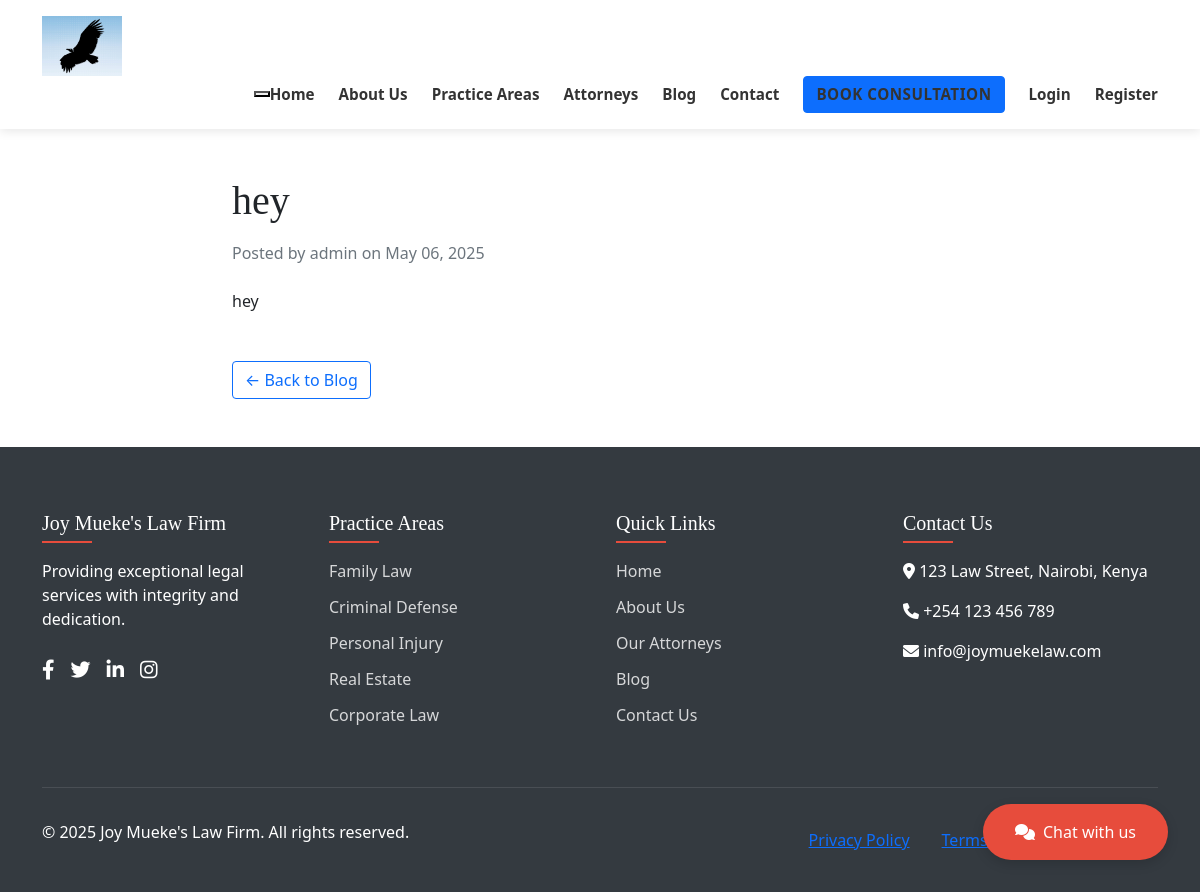
/blog/hey, run on the app's committed database.
### app/models.py (models this page shows, shortened)
class BlogPost(db.Model):
    id = db.Column(db.Integer, primary_key=True)
    title = db.Column(db.String(200), nullable=False)
    slug = db.Column(db.String(200), unique=True)
    content = db.Column(db.Text, nullable=False)
    image = db.Column(db.String(200))
    author_id = db.Column(db.Integer, db.ForeignKey('user.id'), nullable=False)
    created_at = db.Column(db.DateTime, default=datetime.utcnow)
    updated_at = db.Column(db.DateTime, default=datetime.utcnow, onupdate=datetime.utcnow)
    published = db.Column(db.Boolean, default=True)

class User(db.Model, UserMixin):
    id = db.Column(db.Integer, primary_key=True)
    username = db.Column(db.String(64), unique=True, nullable=False)
    email = db.Column(db.String(120), unique=True, nullable=False)
    password_hash = db.Column(db.String(128))
    role = db.Column(db.String(20), default='client')  # client, attorney, admin
    is_admin = db.Column(db.Boolean, default=False)
    created_at = db.Column(db.DateTime, default=datetime.utcnow)
    client = db.relationship('Client', backref='user', uselist=False, cascade="all, delete-orphan")
    attorney = db.relationship('Attorney', backref='user', uselist=False, cascade="all, delete-orphan")
    documents = db.relationship('Document', backref='uploader', lazy='dynamic',
                               foreign_keys='Document.uploaded_by')
    blog_posts = db.relationship('BlogPost', backref='author', lazy='dynamic')

### app/routes/main.py (the view)
@main.route('/blog/<string:slug>')
def blog_post(slug):
    post = BlogPost.query.filter_by(slug=slug, published=True).first_or_404()
    return render_template('public/blog_post.html', post=post)

### app/templates/public/blog_post.html (shortened to what this page needs)
{% extends "base.html" %}
{% block content %}
<div class="container py-5">
    <div class="row">
        <div class="col-lg-8 mx-auto">
            <article>
                <h1 class="mb-3">{{ post.title }}</h1>
                <div class="text-muted mb-4">
                    <p>
                        Posted by {{ post.author.username }} on {{ post.created_at.strftime('%B %d, %Y') }}
                    </p>
                </div>
                <div class="blog-content">
                    {{ post.content|safe }}
                </div>
                <div class="mt-5">
                    <a href="{{ url_for('main.blog') }}" class="btn btn-outline-primary">&larr; Back to Blog</a>
                </div>
            </article>
        </div>
    </div>
</div>
{% endblock %}

### app/static/css/style.css (style rules this page uses)
:root { --primary-color: #2c3e50; --secondary-color: #34495e; --accent-color: #e74c3c; --light-gray: #f8f9fa; --dark-gray: #343a40; --text-color: #333; --font-primary: 'Open Sans', sans-serif; --font-heading: 'Playfair Display', serif; }
body { font-family: var(--font-primary); color: var(--text-color); line-height: 1.6; }
h1, h2, h3, h4, h5, h6 { font-family: var(--font-heading); font-weight: 700; }

### data on the page
BlogPost: title "hey", created_at "May 06, 2025", content "hey"
User: author.username "admin"
